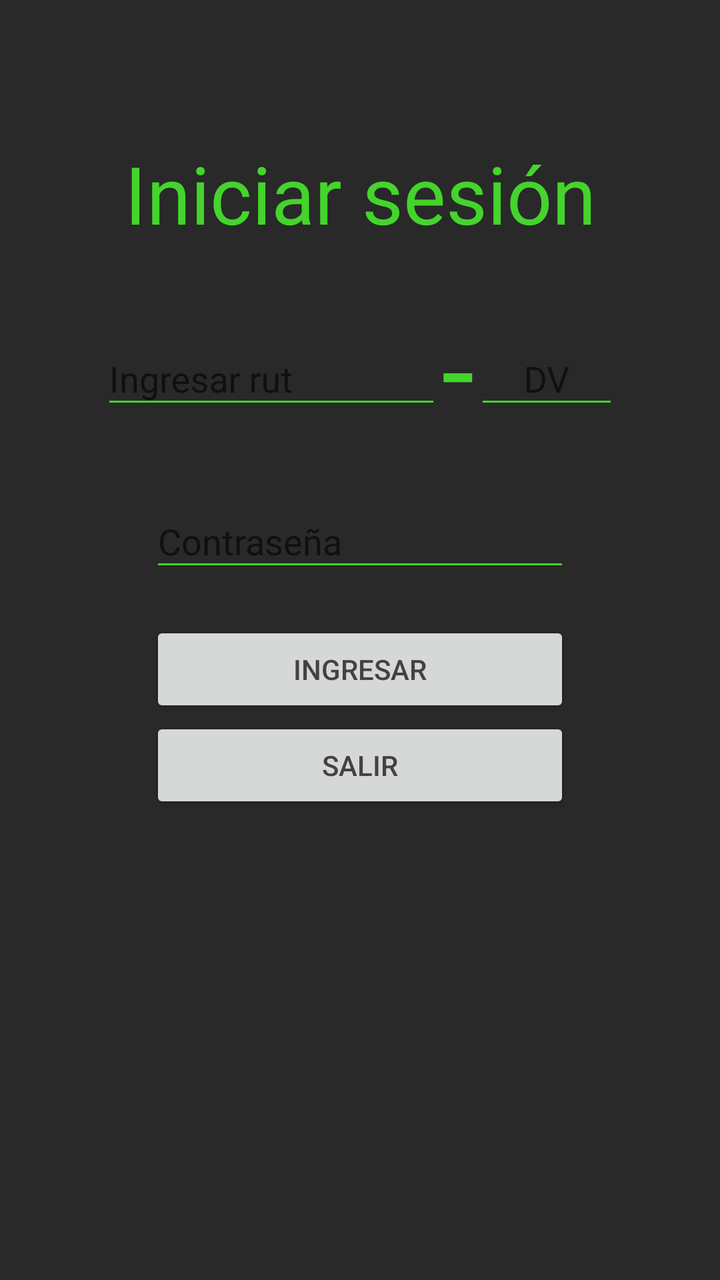
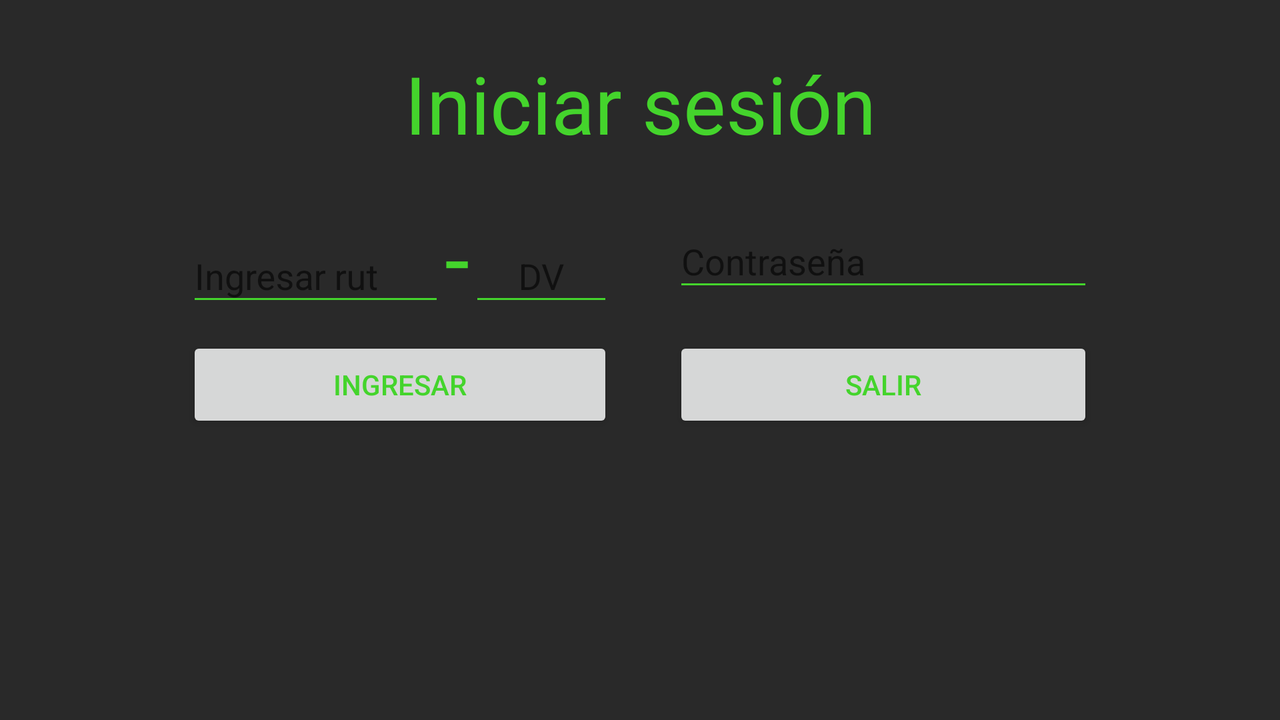

An Android layout and its configuration variant, each rendered on a device that would load it. The default file and the variant file are quoted in full after the pictures.
<!-- AndroidManifest.xml: application theme AppTheme -->
<!-- res/layout/activity_login.xml -->
<?xml version="1.0" encoding="utf-8"?>
<LinearLayout xmlns:android="http://schemas.android.com/apk/res/android"
    xmlns:app="http://schemas.android.com/apk/res-auto"
    xmlns:tools="http://schemas.android.com/tools"
    android:layout_width="match_parent"
    android:layout_height="match_parent"
    tools:context="com.kendito.ote.loginActivity"
    android:paddingLeft="30dp"
    android:paddingRight="30dp"
    android:paddingTop="30dp"
    android:paddingBottom="30dp"
    android:orientation="vertical">



        <TextView
            android:id="@+id/txtTitulo"
            android:layout_width="match_parent"
            android:layout_height="wrap_content"
            android:gravity="center"
            android:paddingTop="40dp"
            android:text="@string/titulo"
            android:textSize="40dp" />

        <TableLayout
            android:layout_width="match_parent"
            android:layout_height="wrap_content">


            <TableRow
                android:gravity="center"
                android:paddingTop="20dp">


                <android.support.design.widget.TextInputLayout
                    android:layout_width="wrap_content"
                    android:layout_height="wrap_content">

                    <EditText
                        android:id="@+id/txtEditRut"
                        android:layout_width="170dp"
                        android:layout_height="wrap_content"
                        android:ems="10"
                        android:hint="@string/hintRut"
                        android:inputType="number"
                        android:maxLength="8"
                        android:nextFocusDown="@+id/txtEditDigitoVerificador"
                        android:textColorHint="@color/colorAccent"
                        android:textColor="@color/colorAccent"/>

                </android.support.design.widget.TextInputLayout>

                <TextView
                    android:layout_width="wrap_content"
                    android:layout_height="wrap_content"
                    android:text="-"
                    android:textSize="60dp"/>

                <android.support.design.widget.TextInputLayout
                    android:layout_width="wrap_content"
                    android:layout_height="wrap_content">

                    <EditText
                        android:id="@+id/txtEditDigitoVerificador"
                        android:layout_width="72dp"
                        android:layout_height="match_parent"
                        android:layout_weight="1"
                        android:ems="10"
                        android:gravity="center"
                        android:hint="DV"
                        android:inputType="textPersonName"
                        android:maxLength="1"
                        android:textColorHint="@color/colorAccent"
                        android:textColor="@color/colorAccent"/>

                </android.support.design.widget.TextInputLayout>
            </TableRow>
        </TableLayout>
        <TableLayout
            android:layout_width="match_parent"
            android:layout_height="match_parent">
            <TableRow
                android:layout_width="match_parent"
                android:layout_height="match_parent"
                android:gravity="center"
                android:paddingTop="15dp">

                <android.support.design.widget.TextInputLayout
                    android:layout_height="wrap_content"
                    android:layout_width="wrap_content">
                    <EditText
                        android:id="@+id/txtEditContrasena"
                        android:layout_width="wrap_content"
                        android:layout_height="wrap_content"
                        android:ems="10"
                        android:hint="@string/hintContraseña"
                        android:inputType="textPassword"
                        android:maxLength="256"
                        android:textColorHint="@color/colorAccent"
                        android:textColor="@color/colorAccent"/>
                </android.support.design.widget.TextInputLayout>
            </TableRow>

            <TableRow
                android:layout_width="match_parent"
                android:layout_height="match_parent"
                android:gravity="center"
                android:paddingTop="20dp">

                <LinearLayout
                    android:layout_width="match_parent"
                    android:layout_height="match_parent"
                    android:orientation="vertical">

                    <Button
                        style="@style/Widget.AppCompat.Button"
                        android:id="@+id/btnIngresar"
                        android:layout_width="match_parent"
                        android:layout_height="wrap_content"
                        android:text="@string/txtIngresar"
                        android:textColor="@color/cardview_dark_background"/>

                    <Button
                        style="@style/Widget.AppCompat.Button"
                        android:id="@+id/btnSalir"
                        android:layout_width="match_parent"
                        android:layout_height="wrap_content"
                        android:text="@string/btnSalir"
                        android:textColor="@color/cardview_dark_background"/>
                </LinearLayout>

            </TableRow>

        </TableLayout>


</LinearLayout>
<!-- resources referenced by this layout -->
<resources>
  <color name="colorAccent">#44d42c</color>
  <string name="btnSalir">Salir</string>
  <string name="hintRut">Ingresar rut</string>
  <string name="titulo">Iniciar sesión</string>
  <string name="txtIngresar">INGRESAR</string>
  <!-- from res/values-v21/ -->
  <style name="AppTheme" parent="Theme.AppCompat.DayNight">
          
          <item name="colorPrimary">@color/colorAccent</item>
          <item name="colorAccent">@color/colorAccent</item>
          <item name="android:colorBackground">@color/background_material_light</item>
          <item name="android:colorForeground">@color/foreground_material_light</item>
          <item name="android:textColorPrimary">@android:color/black</item>
          <item name="android:textColorPrimaryInverse">@color/colorAccent</item>
          <item name="android:windowBackground">?android:attr/colorBackground</item>
          <item name="android:textColorSecondary">@color/colorAccent</item>
          <item name="android:textColor">@color/colorAccent</item>
          <item name="android:statusBarColor">@color/negro</item>
      </style>
  <color name="background_material_light">#292929</color>
  <color name="foreground_material_light">#e5dddd</color>
  <color name="negro">#000000</color>
</resources>
<!-- res/layout-land/activity_login.xml (the author's variant of the layout above) -->
<!-- drawn on the phone turned sideways -->
<?xml version="1.0" encoding="utf-8"?>
<LinearLayout xmlns:android="http://schemas.android.com/apk/res/android"
    android:orientation="vertical" android:layout_width="match_parent"
    android:layout_height="match_parent"
    android:paddingLeft="30dp"
    android:paddingRight="30dp"
    android:paddingTop="25dp"
    android:paddingBottom="30dp">

    <TextView
        android:id="@+id/txtTitulo"
        android:layout_width="match_parent"
        android:layout_height="wrap_content"
        android:gravity="center"
        android:text="@string/titulo"
        android:textSize="40dp" />

    <TableLayout
        android:layout_width="match_parent"
        android:layout_height="match_parent"
        android:paddingTop="10dp">


        <TableRow
            android:layout_width="match_parent"
            android:layout_height="match_parent"
            android:gravity="center"
            android:paddingTop="10dp">

            <LinearLayout
                android:layout_width="match_parent"
                android:layout_height="match_parent"
                android:orientation="horizontal"
                android:paddingRight="30dp">
                <android.support.design.widget.TextInputLayout
                    android:layout_height="wrap_content"
                    android:layout_width="wrap_content">

                    <EditText
                        android:id="@+id/txtEditRut"
                        android:layout_width="129dp"
                        android:layout_height="wrap_content"
                        android:ems="10"
                        android:hint="@string/hintRut"
                        android:inputType="number"
                        android:maxLength="8"
                        android:nextFocusDown="@+id/txtEditDigitoVerificador"/>

                </android.support.design.widget.TextInputLayout>
                <TextView
                    android:layout_width="wrap_content"
                    android:layout_height="wrap_content"
                    android:text="-"
                    android:textSize="45dp"/>

                <android.support.design.widget.TextInputLayout
                    android:layout_width="wrap_content"
                    android:layout_height="wrap_content">

                    <EditText
                        android:id="@+id/txtEditDigitoVerificador"
                        android:layout_width="72dp"
                        android:layout_height="match_parent"
                        android:ems="10"
                        android:gravity="center"
                        android:hint="DV"
                        android:inputType="textPersonName"
                        android:maxLength="1"
                        android:nextFocusDown="@+id/txtEditContrasena"/>

                </android.support.design.widget.TextInputLayout>

            </LinearLayout>

            <LinearLayout
                android:layout_width="match_parent"
                android:layout_height="match_parent"
                android:orientation="horizontal">


                <android.support.design.widget.TextInputLayout
                    android:layout_height="wrap_content"
                    android:layout_width="wrap_content">

                    <EditText
                        android:id="@+id/txtEditContrasena"
                        android:layout_width="wrap_content"
                        android:layout_height="wrap_content"
                        android:layout_weight="1"
                        android:ems="10"

                        android:hint="@string/hintContraseña"
                        android:inputType="textPassword" />
                </android.support.design.widget.TextInputLayout>
            </LinearLayout>

        </TableRow>

        <TableRow
            android:layout_width="match_parent"
            android:layout_height="match_parent"
            android:gravity="center"
            android:paddingTop="10dp">

            <LinearLayout
                android:layout_width="match_parent"
                android:layout_height="match_parent"
                android:orientation="horizontal"
                android:paddingRight="30dp">

                <Button
                    android:id="@+id/btnIngresar"
                    android:layout_width="wrap_content"
                    android:layout_height="wrap_content"
                    android:layout_weight="1"
                    android:text="@string/txtIngresar" />

            </LinearLayout>

            <LinearLayout
                android:layout_width="match_parent"
                android:layout_height="match_parent"
                android:orientation="horizontal">

                <Button
                    android:id="@+id/btnSalir"
                    android:layout_width="wrap_content"
                    android:layout_height="wrap_content"
                    android:layout_weight="1"
                    android:text="@string/btnSalir"
                    android:onClick="salirApp"/>
            </LinearLayout>

        </TableRow>

    </TableLayout>
</LinearLayout>
<!-- resources referenced by the variant -->
<!-- as the phone turned sideways resolves them -->
<resources>
  <string name="btnSalir">Salir</string>
  <string name="hintRut">Ingresar rut</string>
  <string name="titulo">Iniciar sesión</string>
  <string name="txtIngresar">INGRESAR</string>
  <!-- from res/values-v21/ -->
  <style name="AppTheme" parent="Theme.AppCompat.DayNight">
          
          <item name="colorPrimary">@color/colorAccent</item>
          <item name="colorAccent">@color/colorAccent</item>
          <item name="android:colorBackground">@color/background_material_light</item>
          <item name="android:colorForeground">@color/foreground_material_light</item>
          <item name="android:textColorPrimary">@android:color/black</item>
          <item name="android:textColorPrimaryInverse">@color/colorAccent</item>
          <item name="android:windowBackground">?android:attr/colorBackground</item>
          <item name="android:textColorSecondary">@color/colorAccent</item>
          <item name="android:textColor">@color/colorAccent</item>
          <item name="android:statusBarColor">@color/negro</item>
      </style>
  <color name="colorAccent">#44d42c</color>
  <color name="background_material_light">#292929</color>
  <color name="foreground_material_light">#e5dddd</color>
  <color name="negro">#000000</color>
</resources>
